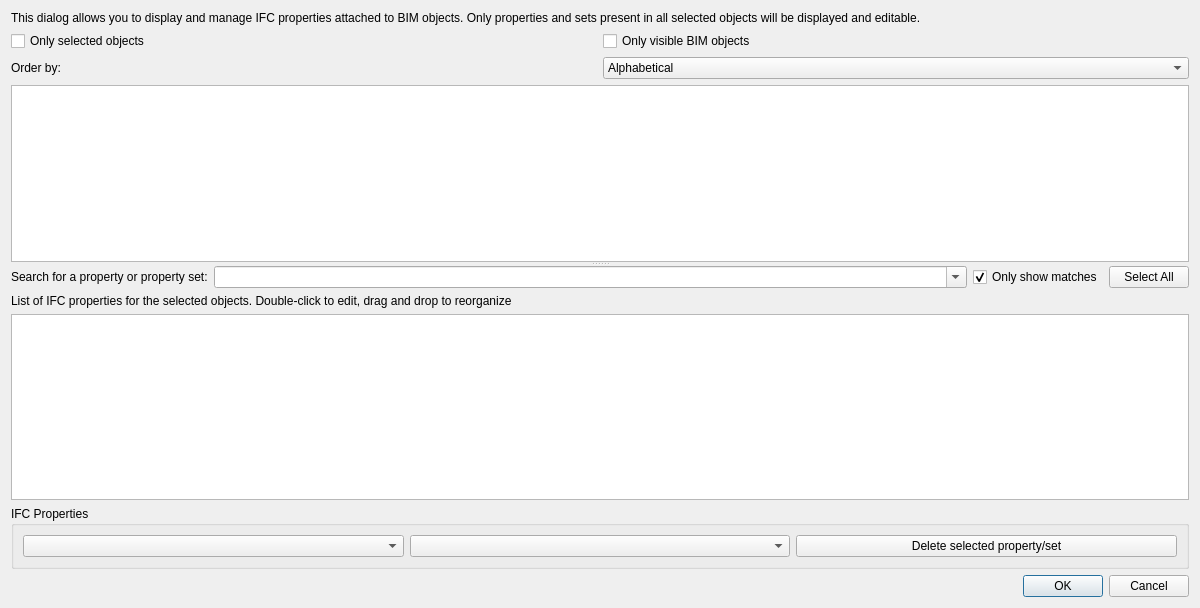
<?xml version="1.0" encoding="UTF-8"?>
<ui version="4.0">
 <class>Dialog</class>
 <widget class="QDialog" name="Dialog">
  <property name="geometry">
   <rect>
    <x>0</x>
    <y>0</y>
    <width>1200</width>
    <height>608</height>
   </rect>
  </property>
  <property name="windowTitle">
   <string>IFC Properties Manager</string>
  </property>
  <layout class="QVBoxLayout" name="verticalLayout">
   <item>
    <widget class="QLabel" name="labelinfo">
     <property name="text">
      <string>This dialog allows you to display and manage IFC properties attached to BIM objects. Only properties and sets present in all selected objects will be displayed and editable.</string>
     </property>
     <property name="wordWrap">
      <bool>true</bool>
     </property>
    </widget>
   </item>
   <item>
    <layout class="QHBoxLayout" name="horizontalLayout">
     <item>
      <widget class="QCheckBox" name="onlySelected">
       <property name="text">
        <string>Only selected objects</string>
       </property>
      </widget>
     </item>
     <item>
      <widget class="QCheckBox" name="onlyVisible">
       <property name="text">
        <string>Only visible BIM objects</string>
       </property>
      </widget>
     </item>
    </layout>
   </item>
   <item>
    <layout class="QHBoxLayout" name="horizontalLayout_2">
     <item>
      <widget class="QLabel" name="label_6">
       <property name="text">
        <string>Order by:</string>
       </property>
      </widget>
     </item>
     <item>
      <widget class="QComboBox" name="groupMode">
       <item>
        <property name="text">
         <string>Alphabetical</string>
        </property>
        <property name="icon">
         <iconset theme="format-text-direction-ltr">
          <normaloff/>
         </iconset>
        </property>
       </item>
       <item>
        <property name="text">
         <string>IFC type</string>
        </property>
        <property name="icon">
         <iconset theme="application-drawing">
          <normaloff/>
         </iconset>
        </property>
       </item>
       <item>
        <property name="text">
         <string>Model structure</string>
        </property>
       </item>
      </widget>
     </item>
    </layout>
   </item>
   <item>
    <widget class="QSplitter" name="splitter">
     <property name="orientation">
      <enum>Qt::Vertical</enum>
     </property>
     <widget class="QWidget" name="widget_2" native="true">
      <layout class="QVBoxLayout" name="verticalLayout_3">
       <item>
        <widget class="QTreeView" name="tree">
         <property name="editTriggers">
          <set>QAbstractItemView::NoEditTriggers</set>
         </property>
         <property name="selectionMode">
          <enum>QAbstractItemView::ExtendedSelection</enum>
         </property>
        </widget>
       </item>
      </layout>
     </widget>
     <widget class="QWidget" name="widget" native="true">
      <layout class="QVBoxLayout" name="verticalLayout_2">
       <item>
        <layout class="QHBoxLayout" name="horizontalLayout_3">
         <item>
          <widget class="QLabel" name="label_7">
           <property name="text">
            <string>Search for a property or property set:</string>
           </property>
          </widget>
         </item>
         <item>
          <widget class="QComboBox" name="searchField">
           <property name="sizePolicy">
            <sizepolicy hsizetype="Expanding" vsizetype="Fixed">
             <horstretch>0</horstretch>
             <verstretch>0</verstretch>
            </sizepolicy>
           </property>
           <property name="editable">
            <bool>true</bool>
           </property>
          </widget>
         </item>
         <item>
          <widget class="QCheckBox" name="onlyMatches">
           <property name="text">
            <string>Only show matches</string>
           </property>
           <property name="checked">
            <bool>true</bool>
           </property>
          </widget>
         </item>
         <item>
          <widget class="QPushButton" name="buttonSelectAll">
           <property name="text">
            <string>Select All</string>
           </property>
          </widget>
         </item>
        </layout>
       </item>
       <item>
        <widget class="QLabel" name="label">
         <property name="text">
          <string>List of IFC properties for the selected objects. Double-click to edit, drag and drop to reorganize</string>
         </property>
         <property name="wordWrap">
          <bool>true</bool>
         </property>
        </widget>
       </item>
       <item>
        <widget class="QTreeView" name="treeProperties"/>
       </item>
      </layout>
     </widget>
    </widget>
   </item>
   <item>
    <widget class="QGroupBox" name="GroupBoxIfcProperties">
     <property name="enabled">
      <bool>true</bool>
     </property>
     <property name="title">
      <string>IFC Properties</string>
     </property>
     <layout class="QHBoxLayout" name="horizontalLayout_5">
      <item>
       <widget class="QComboBox" name="comboProperty"/>
      </item>
      <item>
       <widget class="QComboBox" name="comboPset"/>
      </item>
      <item>
       <widget class="QPushButton" name="buttonDelete">
        <property name="text">
         <string>Delete selected property/set</string>
        </property>
        <property name="icon">
         <iconset theme="gtk-delete">
          <normaloff/>
         </iconset>
        </property>
       </widget>
      </item>
     </layout>
    </widget>
   </item>
   <item>
    <widget class="QDialogButtonBox" name="buttonBox">
     <property name="orientation">
      <enum>Qt::Horizontal</enum>
     </property>
     <property name="standardButtons">
      <set>QDialogButtonBox::Cancel|QDialogButtonBox::Ok</set>
     </property>
    </widget>
   </item>
  </layout>
 </widget>
 <resources/>
 <connections>
  <connection>
   <sender>buttonBox</sender>
   <signal>accepted()</signal>
   <receiver>Dialog</receiver>
   <slot>accept()</slot>
   <hints>
    <hint type="sourcelabel">
     <x>266</x>
     <y>597</y>
    </hint>
    <hint type="destinationlabel">
     <x>157</x>
     <y>274</y>
    </hint>
   </hints>
  </connection>
  <connection>
   <sender>buttonBox</sender>
   <signal>rejected()</signal>
   <receiver>Dialog</receiver>
   <slot>reject()</slot>
   <hints>
    <hint type="sourcelabel">
     <x>334</x>
     <y>597</y>
    </hint>
    <hint type="destinationlabel">
     <x>286</x>
     <y>274</y>
    </hint>
   </hints>
  </connection>
  <connection>
   <sender>buttonSelectAll</sender>
   <signal>clicked()</signal>
   <receiver>tree</receiver>
   <slot>selectAll()</slot>
   <hints>
    <hint type="sourcelabel">
     <x>574</x>
     <y>322</y>
    </hint>
    <hint type="destinationlabel">
     <x>544</x>
     <y>197</y>
    </hint>
   </hints>
  </connection>
 </connections>
</ui>
